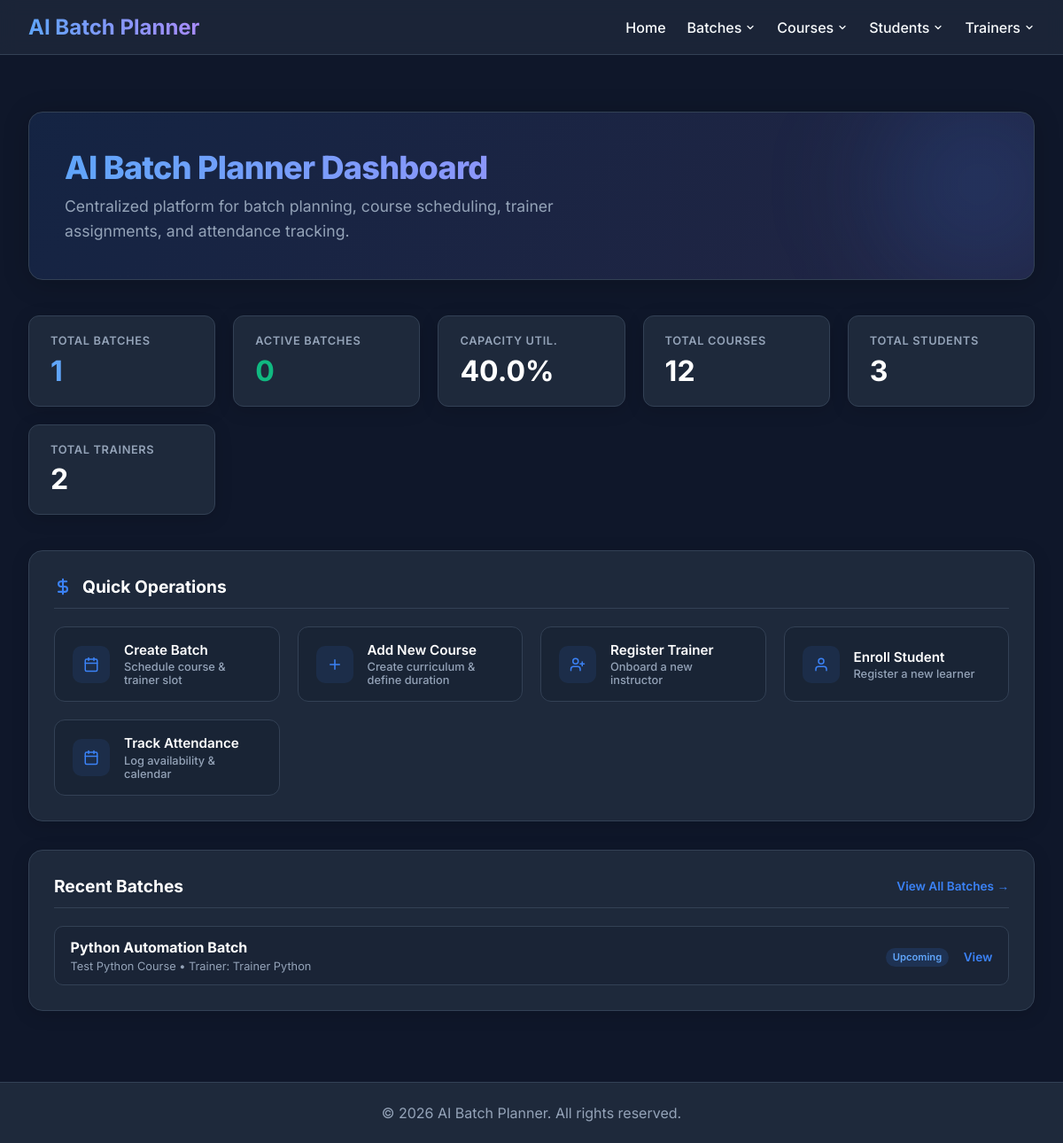
Before: / with the older database file.
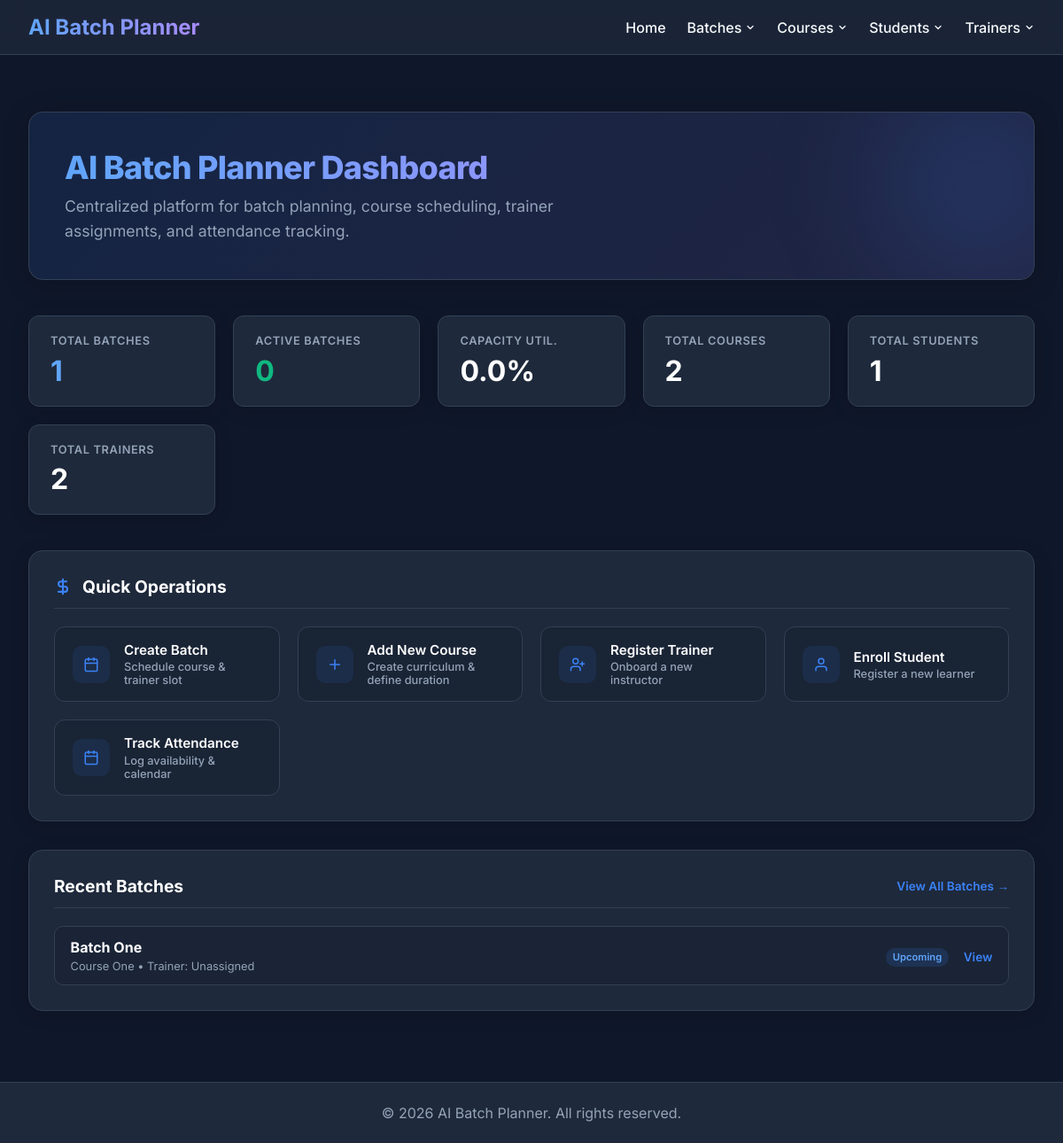
After: the same page with the newer database file.
### tables this page shows
CREATE TABLE batch (
    batch_id INTEGER PRIMARY KEY AUTOINCREMENT,
    batch_code TEXT NOT NULL UNIQUE,
    batch_name TEXT NOT NULL,
    course_id INTEGER NOT NULL,
    trainer_id INTEGER,
    start_date TEXT NOT NULL,
    end_date TEXT NOT NULL,
    slot_type TEXT NOT NULL CHECK(slot_type IN (
        'Weekday Morning (9:30 AM - 11:30 AM)',
        'Weekday Midday (11:45 AM - 1:45 PM)',
        'Weekday Afternoon (2:45 PM - 4:45 PM)',
        'Weekday Evening (5:00 PM - 7:00 PM)',
        'Weekend Full Day (10:00 AM - 4:00 PM)',
        'Custom'
    )),
    start_time TEXT,
    end_time TEXT,
    mode TEXT NOT NULL DEFAULT 'Offline' CHECK(mode IN ('Online', 'Offline', 'Hybrid')),
    location TEXT,
    max_capacity INTEGER NOT NULL DEFAULT 30 CHECK(max_capacity > 0),
    enrolled_count INTEGER NOT NULL DEFAULT 0 CHECK(enrolled_count >= 0),
    status TEXT NOT NULL DEFAULT 'Upcoming' CHECK(status IN ('Upcoming', 'In Progress', 'Completed', 'On Hold', 'Cancelled')),
    description TEXT,
    created_at TIMESTAMP DEFAULT CURRENT_TIMESTAMP,
    updated_at TIMESTAMP DEFAULT CURRENT_TIMESTAMP,
    created_by TEXT,
    updated_by TEXT,
    FOREIGN KEY (course_id) REFERENCES Course(id) ON DELETE RESTRICT,
    FOREIGN KEY (trainer_id) REFERENCES trainer(trainer_id) ON DELETE SET NULL
);

### app.py (the view)
@app.route("/")
def home():
    trainer_stats = get_trainer_statistics()
    course_stats = course_service.get_statistics()
    total_students = len(student_service.get_all_students())
    batch_stats = batch_service.get_statistics()
    all_trainers = get_all_trainers()
    recent_trainers = sorted(all_trainers, key=lambda t: t['trainer_id'], reverse=True)[:3]
    all_courses = course_service.get_all_courses()
    recent_courses = sorted(all_courses, key=lambda c: c['id'], reverse=True)[:3]
    all_batches = batch_service.get_all_batches()
    recent_batches = all_batches[:3]
    return render_template(
        "index.html",
        trainer_stats=trainer_stats,
        course_stats=course_stats,
        batch_stats=batch_stats,
        total_students=total_students,
        recent_trainers=recent_trainers,
        recent_courses=recent_courses,
        recent_batches=recent_batches
    )

### database/db.py (called while the page is built)
def get_connection():
    connection = sqlite3.connect(DATABASE_NAME)
    connection.row_factory = sqlite3.Row
    connection.execute("PRAGMA foreign_keys = ON")
    return connection

### models/batch.py (called while the page is built)
    def get_connection(self):
        conn = sqlite3.connect(DB_PATH)
        conn.row_factory = sqlite3.Row
        conn.execute("PRAGMA foreign_keys = ON")
        return conn

### models/course.py (called while the page is built)
    def get_connection(self):
        conn = sqlite3.connect(DB_PATH)
        conn.row_factory = sqlite3.Row
        return conn

    def get_all_courses(self):
        conn = self.get_connection()
        rows = conn.execute("SELECT * FROM Course ORDER BY course_name ASC").fetchall()
        conn.close()
        return [dict(r) for r in rows]

### services/batch_service.py (called while the page is built)
    def get_all_batches(self, status=None, course_id=None, trainer_id=None, mode=None, search=None):
        return self.batch_model.get_all_batches(
            status=status,
            course_id=course_id,
            trainer_id=trainer_id,
            mode=mode,
            search=search
        )

    def get_statistics(self):
        return self.batch_model.get_statistics()

### services/course_service.py (called while the page is built)
    def get_all_courses(self):
        return self.course_model.get_all_courses()

### templates/index.html (shortened to what the changed rows need)
{% extends 'base.html' %}
{% block content %}
<div class="hero-section">
    <h1 class="hero-title">AI Batch Planner Dashboard</h1>
</div>
<div class="stats-grid">
    <div class="stat-card">
        <div class="stat-title">Capacity Util.</div>
        <div class="stat-value">{{ batch_stats.capacity_utilization }}%</div>
    </div>
    <div class="stat-card">
        <div class="stat-title">Total Courses</div>
        <div class="stat-value">{{ course_stats.total_courses }}</div>
    </div>
    <div class="stat-card">
        <div class="stat-title">Total Students</div>
        <div class="stat-value">{{ total_students }}</div>
    </div>
</div>
<div class="dashboard-grid">
    <div class="panel-card">
        <div class="panel-header">
            <h2 class="panel-title">
                <svg width="20" height="20" viewBox="0 0 24 24" fill="none" stroke="currentColor" stroke-width="2.5" stroke-linecap="round" stroke-linejoin="round" style="color: var(--primary);"><path d="M12 2v20M17 5H9.5a3.5 3.5 0 0 0 0 7h5a3.5 3.5 0 0 1 0 7H6"/></svg>
                Quick Operations
            </h2>
        </div>
    </div>
    <div class="panel-card">
        <div class="panel-header">
            <h2 class="panel-title">Recent Batches</h2>
        </div>
        <div class="recent-list-wrapper">
            {% for b in recent_batches %}
            <div class="recent-row">
                 <div>
                    <strong style="color: #fff;">{{ b.batch_name }}</strong>
                    <div style="font-size: 0.8rem; color: var(--text-muted); margin-top: 0.2rem;">
                        {{ b.course_name or 'Course N/A' }} &bull; Trainer: {{ b.trainer_name or 'Unassigned' }}
                    </div>
                </div>
                <div>
                    {% set status_class = 'status-' ~ b.status.lower().replace(' ', '-') %}
                    <span class="badge-mini {{ status_class }}">{{ b.status }}</span>
                    <a href="{{ url_for('batch_bp.view_batch_details', batch_id=b.batch_id) }}" class="view-link" style="margin-left: 0.75rem;">View</a>
                </div>
            </div>
            {% else %}
            <div style="color: var(--text-muted); text-align: center; padding: 1.5rem;">
                No batches created yet.
            </div>
            {% endfor %}
        </div>
    </div>
</div>
{% endblock %}

Changed rows visible on the page:
removed batch: batch_name "Python Automation Batch", course_name "Test Python Course", trainer_name "Trainer Python", status "Upcoming"
added batch: batch_name "Batch One", course_name "Course One", trainer_name "Unassigned", status "Upcoming"
Other visible differences:
{{ batch_stats.capacity_utilization }}: "40.0" → "0.0"
{{ course_stats.total_courses }}: "12" → "2"
{{ total_students }}: "3" → "1"
